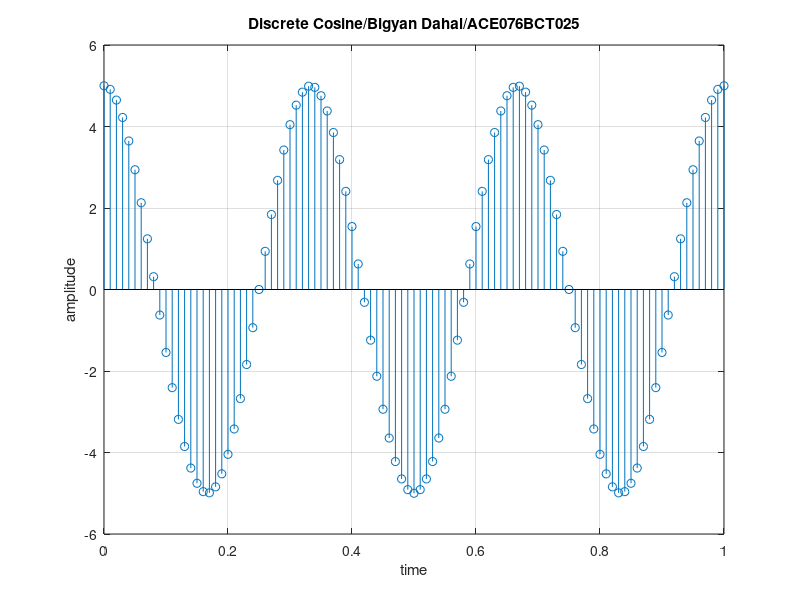

The MATLAB script that drew this image:
clc;
close all;
a = 5;
f = 3;
t = 0:0.01:1;
x = a * cos(2 * pi* f * t);
stem(t, x);
xlabel('time');
ylabel('amplitude');
title('Discrete Cosine/Bigyan Dahal/ACE076BCT025');
grid on;